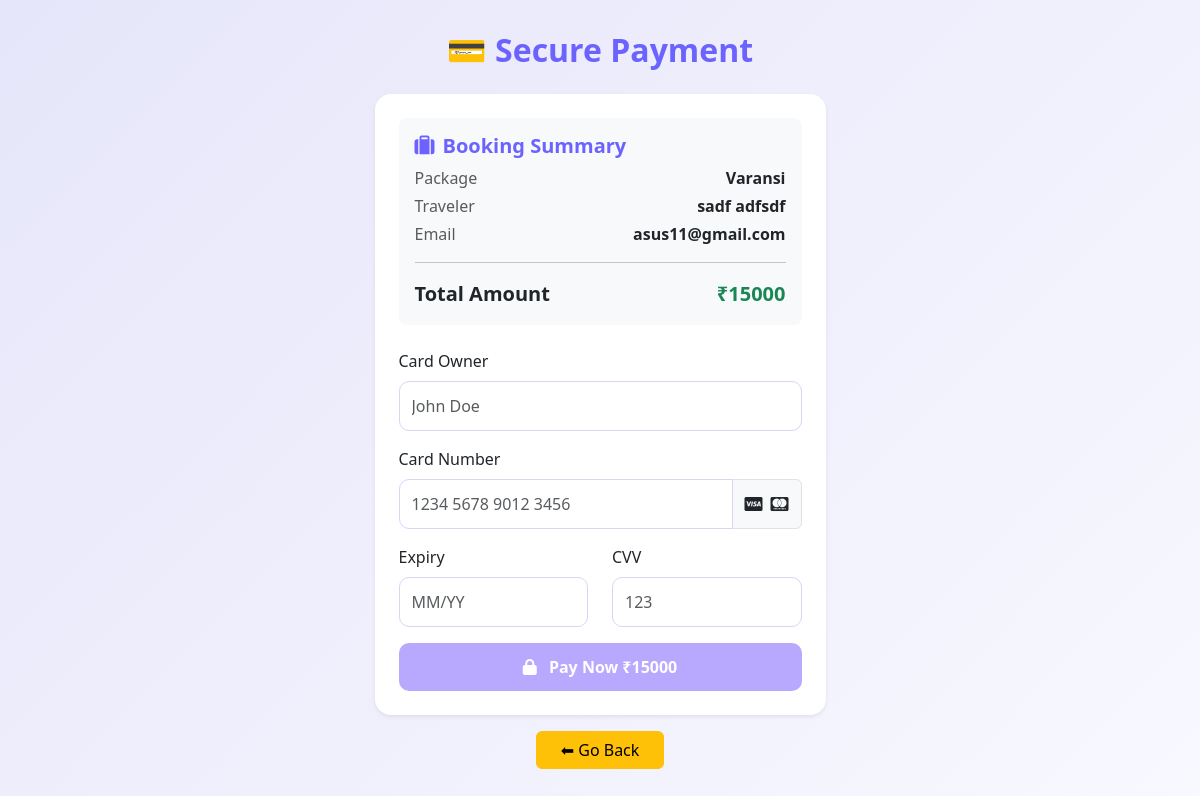
The app's page /payment/2/ with its own data.
### TourM/models.py (models this page shows, shortened)
class   enroll(models.Model):
    post = models.ForeignKey(Post, related_name = "enrolls", on_delete = models.CASCADE, default='')
    username = models.CharField(max_length=50)
    firstname = models.CharField(max_length=50)
    lastname = models.CharField(max_length=50)
    email=models.EmailField(max_length=80)
    Size=models.PositiveIntegerField(default='1',validators=[MaxValueValidator(10),MinValueValidator(1)])
    date_added = models.DateTimeField(auto_now_add=True)

class Post(models.Model):
    title = models.CharField(max_length=255)
    body = RichTextField()
    days = models.PositiveIntegerField(validators=[MaxValueValidator(100),MinValueValidator(1)])
    price = models.IntegerField(default='',null=False)
    Provinces = models.CharField(default='in_desc', max_length=255, null=False)
    Size = models.PositiveIntegerField(default='1', validators=[MaxValueValidator(100),MinValueValidator(11)])      #group size {if paxi availability add garne bhe useful}
    Hoster=models.CharField(max_length=255, null=False)
    Accomodation= models.CharField(default='', max_length=255, null=False)
    Transportation= models.CharField(default='', max_length=255, null=False)
    pack_img = models.ImageField(null = True, blank=True, upload_to="pacImages/")
    pack_img1 = models.ImageField(null = True, blank=True, upload_to="pacImages/")
    pack_img2 = models.ImageField(null = True, blank=True, upload_to="pacImages/")
    pack_img3 = models.ImageField(null = True, blank=True, upload_to="pacImages/")
    pack_img4 = models.ImageField(null = True, blank=True, upload_to="pacImages/")

### TourM/views.py (the view, shortened to what this page needs)
# urls.py: path('payment/<int:booking_id>/', payment_page, name='payment'),
def payment_page(request, booking_id):
    booking = get_object_or_404(enroll, id=booking_id)
    return render(request, 'payment.html', {
        'booking': booking,
        'amount': booking.post.price,
        'package_name': booking.post.title
    })

### TourM/templates/payment.html (shortened to what this page needs)
{% load static %}
<!DOCTYPE html>
<html lang="en">
<head>
    <link href="https://cdn.jsdelivr.net/npm/bootstrap@5.3.2/dist/css/bootstrap.min.css" rel="stylesheet">
    <link rel="stylesheet" href="https://cdnjs.cloudflare.com/ajax/libs/font-awesome/6.5.0/css/all.min.css">
</head>
<body>
<div class="container">
    <div class="row justify-content-center">
        <div class="col-md-6 col-lg-5">
            <h2 class="text-center title mb-4">💳 Secure Payment</h2>
            <div class="card shadow-sm">
                <div class="card-body p-4">
                    <div class="mb-4 p-3 bg-light rounded-3">
                        <h5 class="title mb-2">
                            <i class="fas fa-suitcase me-2"></i>Booking Summary
                        </h5>
                        <div class="d-flex justify-content-between mb-1">
                            <span class="text-muted">Package</span>
                            <span class="fw-semibold">{{ booking.post.title }}</span>
                        </div>
                        <div class="d-flex justify-content-between mb-1">
                            <span class="text-muted">Traveler</span>
                            <span class="fw-semibold">
                                {{ booking.firstname }} {{ booking.lastname }}
                            </span>
                        </div>
                        <div class="d-flex justify-content-between mb-1">
                            <span class="text-muted">Email</span>
                            <span class="fw-semibold">{{ booking.email }}</span>
                        </div>
                        <hr>
                        <div class="d-flex justify-content-between fs-5">
                            <span class="fw-bold">Total Amount</span>
                            <span class="fw-bold text-success">
                                ₹{{ booking.post.price }}
                            </span>
                        </div>
                    </div>
                    <form method="POST">
                        <div class="mb-3">
                            <label class="form-label">Card Owner</label>
                            <input type="text" name="card_owner" class="form-control" placeholder="John Doe" required>
                        </div>
                        <div class="mb-3">
                            <label class="form-label">Card Number</label>
                            <div class="input-group">
                                <input
                                    type="text"
                                    name="card_number"
                                    class="form-control"
                                    placeholder="1234 5678 9012 3456"
                                    required>
                                <span class="input-group-text">
                                    <i class="fab fa-cc-visa"></i>
                                    <i class="fab fa-cc-mastercard ms-2"></i>
                                </span>
                            </div>
                        </div>
                        <div class="row">
                            <div class="col-6 mb-3">
                                <label class="form-label">Expiry</label>
                                <input type="text" class="form-control" placeholder="MM/YY" required>
                            </div>
                            <div class="col-6 mb-3">
                                <label class="form-label">CVV</label>
                                <input type="password" class="form-control" placeholder="123" required>
                            </div>
                        </div>
                        <button type="submit" class="btn btn-primary w-100">
                            <i class="fas fa-lock me-2"></i>
                            Pay Now ₹{{ booking.post.price }}
                        </button>
                    </form>
                </div>
            </div>
            <div class="text-center mt-3">
                <a href="{% url 'homeView' %}" class="btn btn-warning px-4">
                    ⬅ Go Back
                </a>
            </div>
        </div>
    </div>
</div>
</body>
</html>

### TourM/templates/payment.html (style rules this page uses)
body { background: linear-gradient(135deg, #E6E6FA, #F8F8FF); min-height: 100vh; display: flex; align-items: center; font-family: 'Segoe UI', sans-serif; }
.card { border-radius: 16px; border: none; background: #ffffff; }
.form-control { border-radius: 10px; padding: 12px; border: 1px solid #d6d6f5; }
.btn-primary { background: #b8a9ff; border: none; border-radius: 10px; padding: 12px; font-weight: 600; }
.title { color: #6c63ff; font-weight: 700; }

### records on screen
enroll: post "Varansi", firstname "sadf", lastname "adfsdf", email "asus11@gmail.com", post.price "15000"
